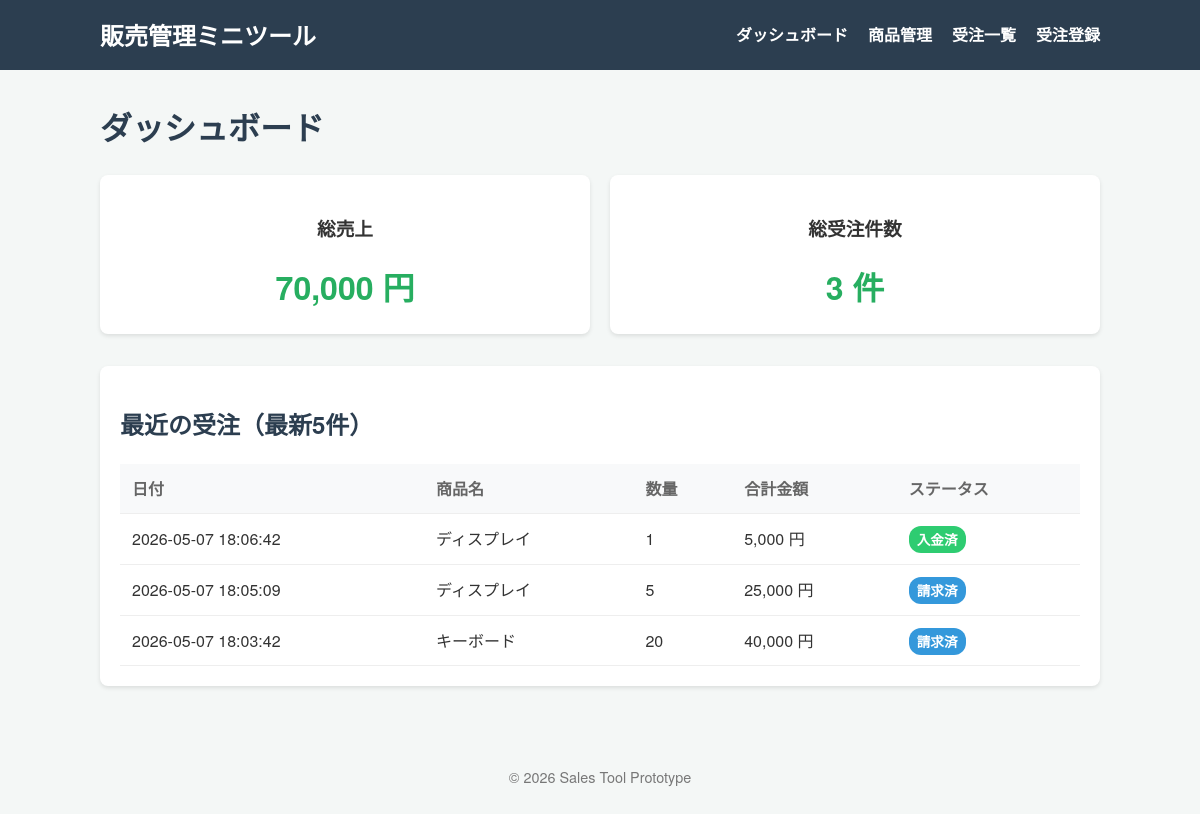
The page / on the database its author committed.
### tables this page shows
CREATE TABLE orders (
                id INTEGER PRIMARY KEY AUTOINCREMENT,
                product_id INTEGER NOT NULL,
                quantity INTEGER NOT NULL,
                total_price INTEGER NOT NULL,
                status TEXT NOT NULL,
                order_date DATETIME NOT NULL,
                FOREIGN KEY (product_id) REFERENCES products (id)
            );

CREATE TABLE products (
                id INTEGER PRIMARY KEY AUTOINCREMENT,
                name TEXT NOT NULL,
                price INTEGER NOT NULL,
                stock INTEGER NOT NULL
            );

### app.py (the view)
@app.route("/")
def index():
    with get_db() as conn:
        total_sales = conn.execute("SELECT SUM(total_price) FROM orders WHERE status != 'キャンセル'").fetchone()[0] or 0
        order_count = conn.execute("SELECT COUNT(*) FROM orders").fetchone()[0] or 0
        recent_orders = conn.execute("""
            SELECT o.id, strftime('%Y-%m-%d %H:%M:%S', o.order_date) as order_date,
                   o.product_id, o.quantity, o.total_price, o.status, p.name as product_name
            FROM orders o
            JOIN products p ON o.product_id = p.id
            ORDER BY o.order_date DESC LIMIT 5
        """).fetchall()
    return render_template("dashboard.html", total_sales=total_sales, order_count=order_count, recent_orders=recent_orders)

### app.py (called while the page is built)
def get_db():
    conn = sqlite3.connect(DATABASE)
    conn.row_factory = sqlite3.Row  # 結果を辞書形式で取得できるようにする
    return conn

### templates/dashboard.html
{% extends "base.html" %}
{% block content %}
<h1>ダッシュボード</h1>
<div class="stats-grid">
    <div class="stat-card">
        <h3>総売上</h3>
        <p class="stat-value">{{ "{:,}".format(total_sales) }} 円</p>
    </div>
    <div class="stat-card">
        <h3>総受注件数</h3>
        <p class="stat-value">{{ order_count }} 件</p>
    </div>
</div>
<section>
    <h2>最近の受注（最新5件）</h2>
    <table>
        <thead>
            <tr>
                <th>日付</th>
                <th>商品名</th>
                <th>数量</th>
                <th>合計金額</th>
                <th>ステータス</th>
            </tr>
        </thead>
        <tbody>
            {% for order in recent_orders %}
            <tr>
                <td>{{ order.order_date }}</td>
                <td>{{ order.product_name }}</td>
                <td>{{ order.quantity }}</td>
                <td>{{ "{:,}".format(order.total_price) }} 円</td>
                <td><span class="badge status-{{ order.status }}">{{ order.status }}</span></td>
            </tr>
            {% endfor %}
        </tbody>
    </table>
</section>
{% endblock %}

### templates/base.html (shortened to what this page needs)
<!DOCTYPE html>
<html lang="ja">
<head>
    <link rel="stylesheet" href="{{ url_for('static', filename='css/style.css') }}">
</head>
<body>
    <header>
        <nav>
            <div class="container">
                <a href="{{ url_for('index') }}" class="logo">販売管理ミニツール</a>
                <ul>
                    <li><a href="{{ url_for('index') }}">ダッシュボード</a></li>
                    <li><a href="{{ url_for('products') }}">商品管理</a></li>
                    <li><a href="{{ url_for('orders') }}">受注一覧</a></li>
                    <li><a href="{{ url_for('add_order') }}">受注登録</a></li>
                </ul>
            </div>
        </nav>
    </header>
    <main class="container">
        {% block content %}{% endblock %}
    </main>
    <footer>
        <div class="container">
            <p>&copy; 2026 Sales Tool Prototype</p>
        </div>
    </footer>
</body>
</html>

### static/css/style.css (style rules this page uses)
body { font-family: 'Helvetica Neue', Arial, sans-serif; line-height: 1.6; color: #333; margin: 0; background-color: #f4f7f6; }
.container { max-width: 1000px; margin: 0 auto; padding: 0 20px; }
header { background: #2c3e50; color: #fff; padding: 1rem 0; margin-bottom: 2rem; }
nav .container { display: flex; justify-content: space-between; align-items: center; }
nav ul { list-style: none; display: flex; margin: 0; padding: 0; }
nav ul li { margin-left: 20px; }
nav a { color: #fff; text-decoration: none; font-weight: bold; }
.logo { font-size: 1.5rem; }
h1, h2 { color: #2c3e50; }
section { background: #fff; padding: 20px; border-radius: 8px; box-shadow: 0 2px 4px rgba(0,0,0,0.1); margin-bottom: 2rem; }
table { width: 100%; border-collapse: collapse; margin-top: 1rem; }
th, td { text-align: left; padding: 12px; border-bottom: 1px solid #eee; }
th { background-color: #f8f9fa; color: #666; }
.stats-grid { display: grid; grid-template-columns: repeat(auto-fit, minmax(200px, 1fr)); gap: 20px; margin-bottom: 2rem; }
.stat-card { background: #fff; padding: 20px; border-radius: 8px; box-shadow: 0 2px 4px rgba(0,0,0,0.1); text-align: center; }
.stat-value { font-size: 2rem; font-weight: bold; color: #27ae60; margin: 10px 0 0; }
.badge { padding: 4px 8px; border-radius: 12px; font-size: 0.85rem; font-weight: bold; }
.status-請求済 { background-color: #3498db; color: #fff; }
.status-入金済 { background-color: #2ecc71; color: #fff; }
footer { text-align: center; padding: 2rem 0; color: #777; font-size: 0.9rem; }

### rows shown on the page
orders: order_date "2026-05-07 18:06:42", product_name "ディスプレイ", quantity "1", total_price "5,000", status "入金済"
orders: order_date "2026-05-07 18:05:09", product_name "ディスプレイ", quantity "5", total_price "25,000", status "請求済"
orders: order_date "2026-05-07 18:03:42", product_name "キーボード", quantity "20", total_price "40,000", status "請求済"

### other values the page prints
{{ "{:,}".format(total_sales) }} "70,000"
{{ order_count }} "3"
